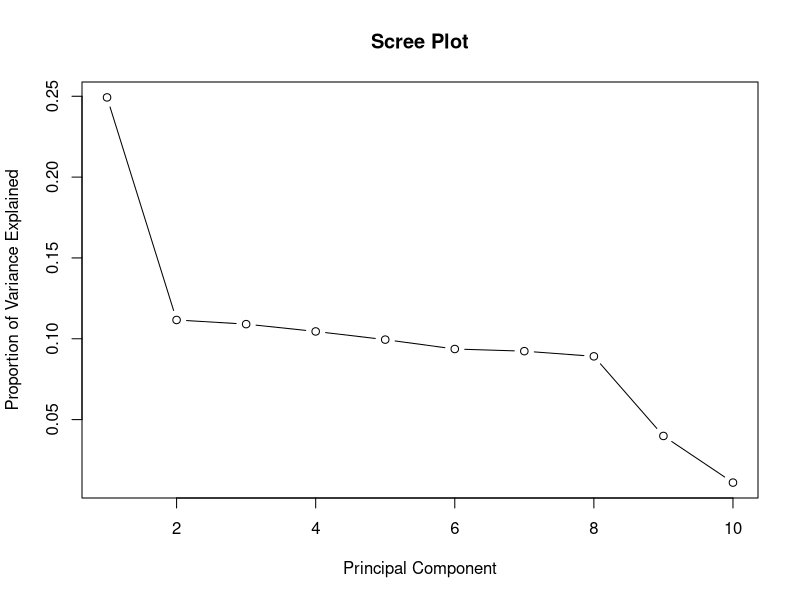
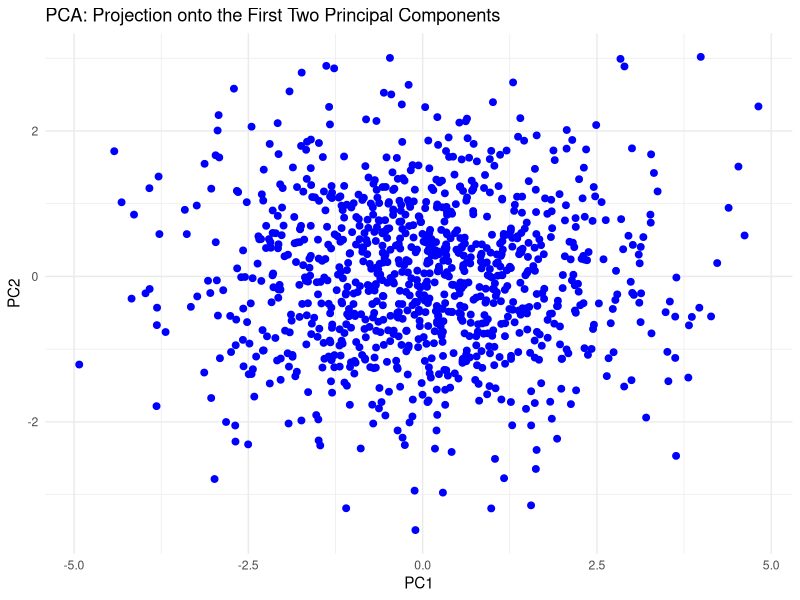

Write R code to recreate these figures, in order.
rm(list = ls())

# Load necessary library
library(ggplot2)


# Step 1: Set seed for reproducibility
set.seed(123)


# Step 2: Generate 1000 samples
n <- 1000


# Step 3: Create dimensions with correlations between the first 3
dimension_1 <- rnorm(n, mean = 50, sd = 10)  # Random normal data
dimension_2 <- dimension_1 * 0.9 + rnorm(n, mean = 0, sd = 5)  # Highly correlated with dimension_1
dimension_3 <- dimension_1 * 0.7 + rnorm(n, mean = 0, sd = 7)  # Moderately correlated with dimension_1


# Step 4: Generate other dimensions with no strong correlations
dimension_4 <- rnorm(n, mean = 30, sd = 8)
dimension_5 <- rnorm(n, mean = 70, sd = 12)
dimension_6 <- rnorm(n, mean = 20, sd = 4)
dimension_7 <- rnorm(n, mean = 15, sd = 6)
dimension_8 <- rnorm(n, mean = 40, sd = 9)
dimension_9 <- rnorm(n, mean = 100, sd = 15)
dimension_10 <- rnorm(n, mean = 25, sd = 5)


# Step 5: Combine the dimensions into a data frame
dataset <- data.frame(dimension_1, dimension_2, dimension_3, dimension_4, dimension_5, 
                      dimension_6, dimension_7, dimension_8, dimension_9, dimension_10)


# Step 6: Compute the correlation matrix to verify correlations
correlation_matrix <- cor(dataset)
print("Correlation Matrix:")
print(correlation_matrix)


# Step 7: Standardize the data for PCA
dataset_scaled <- scale(dataset)


# Step 8: Perform PCA
pca_result <- prcomp(dataset_scaled, center = TRUE, scale. = TRUE)


# Step 9: View the PCA summary
summary(pca_result)


# Step 10: Scree plot to visualize explained variance
eigenvalues <- pca_result$sdev^2
explained_variance <- eigenvalues / sum(eigenvalues)
plot(explained_variance, type = "b", xlab = "Principal Component", 
     ylab = "Proportion of Variance Explained", 
     main = "Scree Plot")


# Step 11: Project data onto the first two principal components
X_reduced <- pca_result$x[, 1:2]


# Step 12: Visualize the projection using a scatter plot
X_reduced_df <- data.frame(X_reduced)
ggplot(X_reduced_df, aes(PC1, PC2)) +
  geom_point(size = 2, color = "blue") +
  ggtitle("PCA: Projection onto the First Two Principal Components") +
  theme_minimal()
